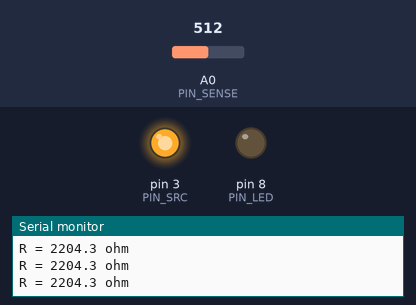
Simulated run of this sketch. Board: Arduino Uno, built with avr-gcc and run on an emulated ATmega328P. On the bench: output pins drawn as LEDs (lit = HIGH), the last lines printed to the serial monitor. Inputs (shaded band) come from the test bench; at power-on: A0 (PIN_SENSE) = 512.

Above: at 1.2 s.
1.3 s: A0 (PIN_SENSE) set to 23
2.8 s: A0 (PIN_SENSE) set to 19
At 3.2 s:
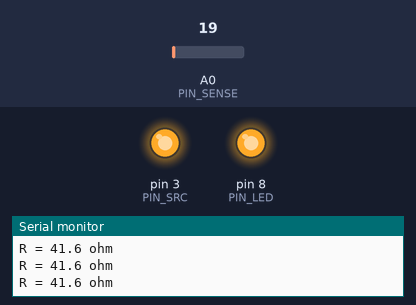
4.3 s: A0 (PIN_SENSE) set to 60
At 4.7 s:
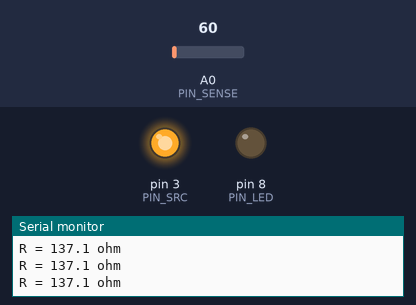
5.8 s: A0 (PIN_SENSE) set to 0
At 6.1 s:
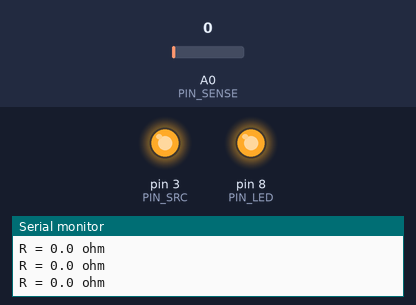
Timing chart, 0 to 8.3 s (numbered marks = the images above; inputs shaded):
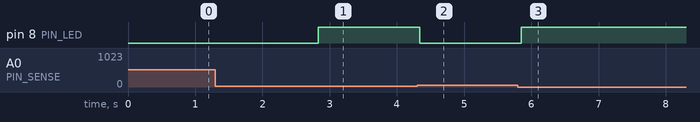

The sketch:

multimeter.ino
```cpp
// Arduino UNO continuity tester with LED indication
const byte PIN_SRC = 3;     // 소스 출력 (HIGH로 켜기)
const byte PIN_SENSE = A0;  // 측정 노드 (전압 읽기)
const byte PIN_LED = 8;     // LED (330~1kΩ 직렬저항으로 GND 연결)

const float VS = 5.0;       // 기준 전압(UNO)
const float RS = 2200.0;    // 전류제한 저항(2.2kΩ)
const float THRESH_OHM = 50.0; // 통전 판정 저항값

float readResistanceOnce() {
  int adc = analogRead(PIN_SENSE);
  float vnode = (adc * VS) / 1023.0;
  float denom = VS - vnode;
  if (denom <= 0.005) return 1e9; // 거의 개방으로 간주
  float rdut = (RS * vnode) / denom;
  return rdut;
}

float readResistanceFiltered(uint8_t n = 10) {
  float sum = 0;
  for (uint8_t i = 0; i < n; i++) {
    sum += readResistanceOnce();
    delay(2);
  }
  return sum / n;
}

void setup() {
  pinMode(PIN_SRC, OUTPUT);
  digitalWrite(PIN_SRC, HIGH); // 측정 전압 인가
  pinMode(PIN_LED, OUTPUT);
  digitalWrite(PIN_LED, LOW);
  analogReference(DEFAULT); // 5V 기준
  Serial.begin(115200);
}

void loop() {
  float r = readResistanceFiltered(16);

  static bool ledOn = false;
  const float onThresh = THRESH_OHM * 0.9;   // 켜짐 임계
  const float offThresh = THRESH_OHM * 1.1;  // 꺼짐 임계

  if (!ledOn && r <= onThresh) ledOn = true;
  else if (ledOn && r >= offThresh) ledOn = false;

  digitalWrite(PIN_LED, ledOn ? HIGH : LOW);

  // 시리얼 출력
  Serial.print("R = ");
  if (r > 9e8) Serial.println("OPEN");
  else {
    Serial.print(r, 1);
    Serial.println(" ohm");
  }
  delay(20);
}
```

Measured:
- the behaviour switches between 21 and 20 on A0 (PIN_SENSE) (found by bisection; images 0 and 1)
- after the input at 2.8 s, pin 8 (PIN_LED): LOW → HIGH at once
- after the input at 4.3 s, pin 8 (PIN_LED): HIGH → LOW at once
- after the input at 5.8 s, pin 8 (PIN_LED): LOW → HIGH after 0.05 s
